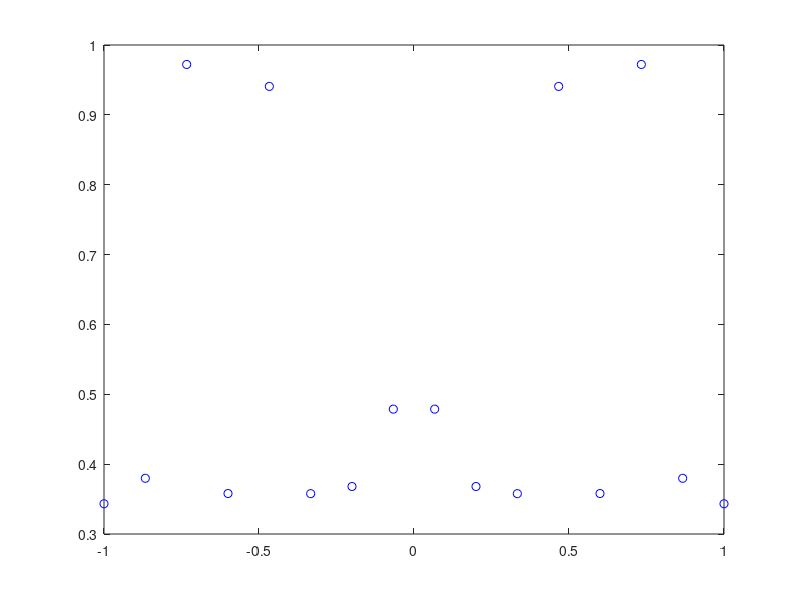

Recreate this plot in MATLAB. (Note: this script raises an error after producing the figure.)
% file: test_least_squares_interp.m
%
% This matlab file consists of a single subroutine,
%
%       function test_least_squares_interp()
%
% where the program utilizes poly_least_squares.m to plot:
%   1. (xj,yj) (in blue) where
%       xj = -1+2*(j/15)
%       yj = 1/(2+sin(20*xj^2))
%           for j=0,...,15
%   2. the least-squares polynomial model (in red), for M = 15
%
% This program was written by Benjamin Wallsten.
% Compiled on 2/23/2017.
%
%
function test_least_squares_interp()
    % set up appropriate xj and yj
    for j=0:15
        xj(j+1)=-1+2*(j/15);
    end
    for j=0:15
        yj(j+1)=1/(2+sin(20*(xj(j+1)^2)));
    end
    domain=linspace(-1,1);

    % plotting data points
    figure(2)
    plot(xj,yj,'bo');
    hold on

    % plotting least-squares approximant for M=15
    M=15;
    [a_15,err_15]=poly_least_squares(xj,yj,M);
    a_15=a_15';
    a_15_flip=fliplr(a_15);
    p15=poly2sym(a_15_flip);
    fplot(p15,domain,'r');

end